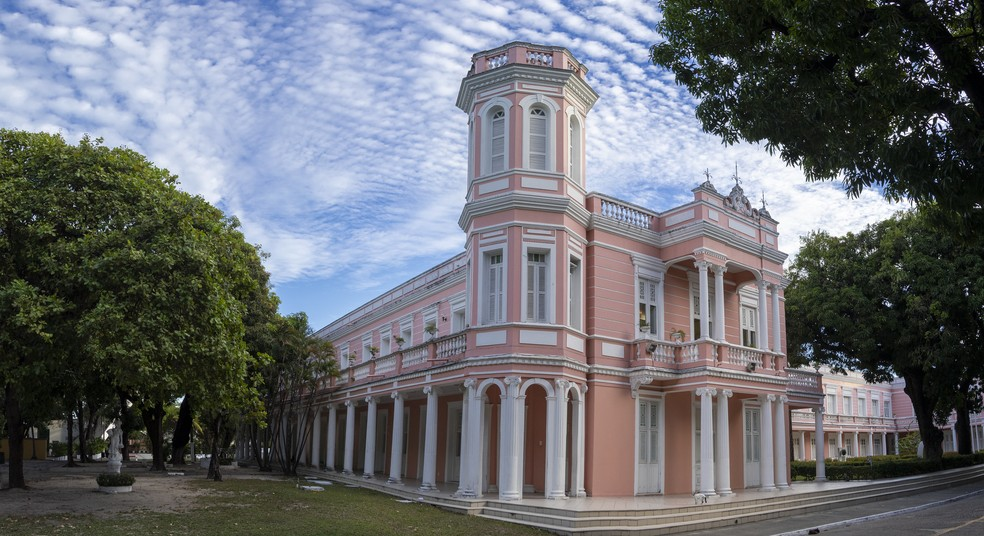
#> input picture imgs/ufc.jpg, 984 x 536 px, found by its file name
$ python main.py
#> lines starting #> are read from the running program, lines starting #| are printed output that depends on the picture
import os, sys
# import argparse
import numpy as np
import pandas as pd
import matplotlib.pyplot as plt
import cv2 as cv
from numpy.lib.histograms import histogram

import imgio
from core import intensity, filtering, kernels, sampling
from typing import Any

DEFAULT_IMGPATH = os.path.join(os.getcwd(), "imgs")

class ImageContext:

    def __init__(self, image: Any=None) -> None:
        self.image = image
        self.prev_state = np.array(self.image, copy=True)

    @classmethod
    def load_image(cls, img_path) -> None:
#> called with img_path = 'imgs/ufc.jpg'
        if not os.path.isfile(img_path):
            raise FileNotFoundError("No such file.")
        return cls(cv.imread(img_path, cv.IMREAD_COLOR))
#> in __init__, self.image is the input picture: shape (536, 984, 3); mean B, G, R 115, 110, 107.1


    def to_grayscale(self) -> None:
        self.prev_state = self.image
        self.image = cv.cvtColor(self.image, cv.COLOR_BGR2GRAY)
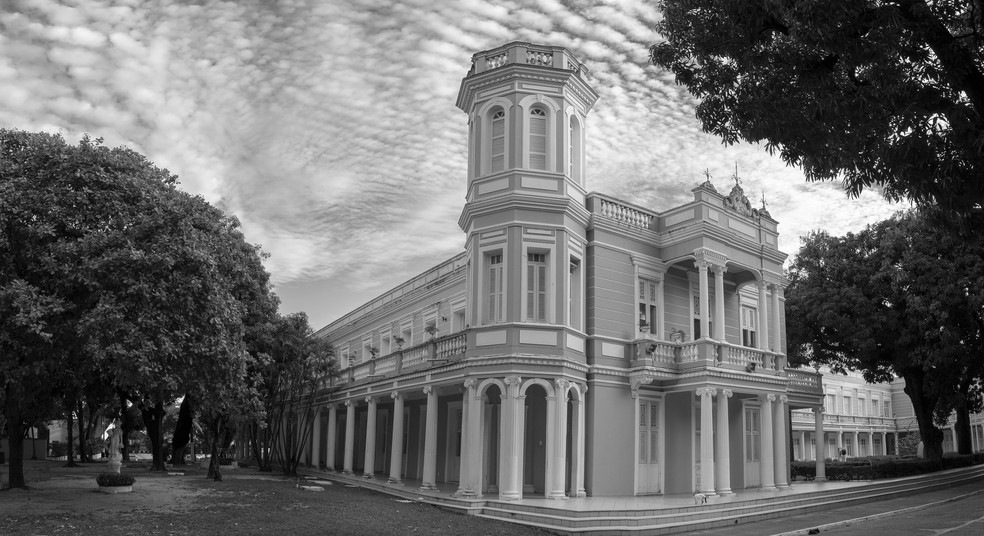
#> self.image: shape (536, 984); min 0, max 255, mean 109.7


    def undo(self) -> None:
        if self.prev_state is None:
            return None
        self.image = self.prev_state

    def apply_transform(self, transform_func) -> np.ndarray:
        """TODO: Refactor in order to support function inner arguments"""
        self.prev_state = self.image
        self.image = transform_func(self.image)
        return self.image

    def apply_rescaling(self) -> None:
        """TODO: Check for the possibility of having an image already within
        the desired range."""
        self.image += np.abs(np.min(self.image))
        self.image /= np.max(self.image)


if __name__ == '__main__':

    image_context = ImageContext().load_image('imgs/ufc.jpg')
    image_context.to_grayscale()
    # image_context.apply_transform(intensity.normalize)
    img = image_context.image

    # [9 lines of commented-out code are left out]
